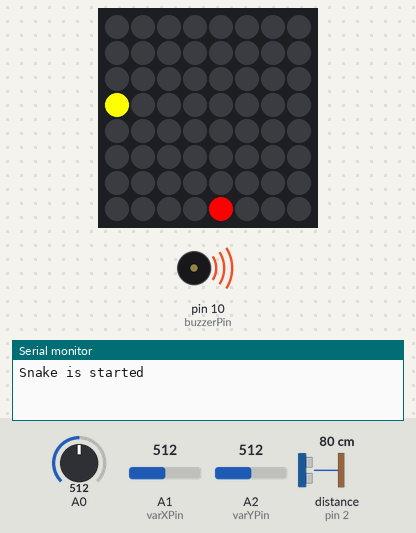
The sketch below on a simulated Arduino Uno, built with avr-gcc and run on an emulated ATmega328P. Parts: 8×8 RGB LED matrix (first LED top left, wired row by row), buzzer (waves = sounding), the last lines printed to the serial monitor. Wiring (inferred from the names in the program): range finder with pulse-width output: data pin 2. The test bench sets the inputs (shaded band); at power-on: A0 = 512, A1 (varXPin) = 512, A2 (varYPin) = 512, distance to the obstacle (sensor on pin 2) 80 cm. Random numbers use the default seed unless the sketch sets one.

Above: at 1.2 s.
1.3 s: A0 set to 716
At 4.0 s:
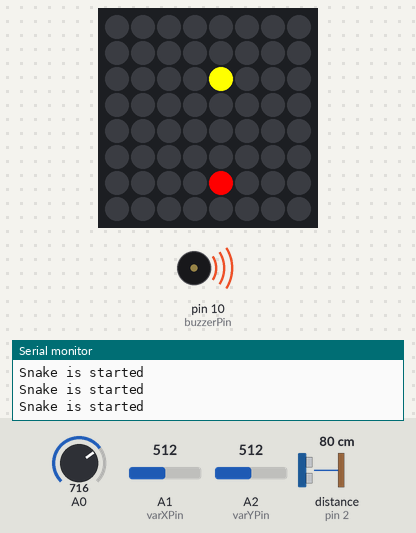
4.7 s: A1 (varXPin) set to 930
At 5.7 s:
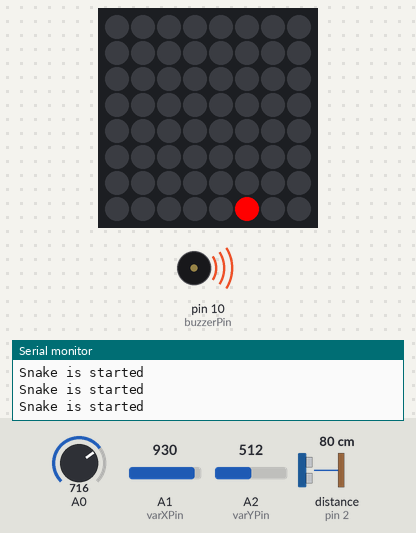
6.3 s: A2 (varYPin) set to 930
At 6.8 s:
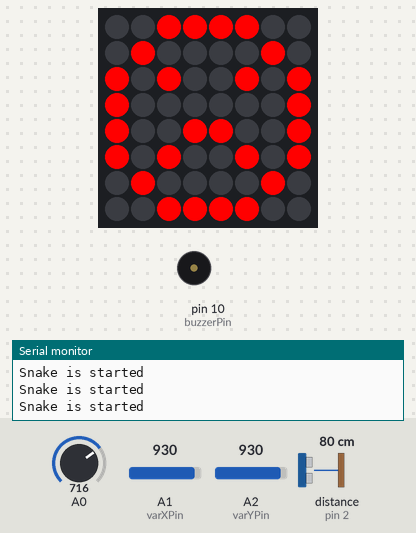
7.9 s: A2 (varYPin) set to 910
At 12.6 s:
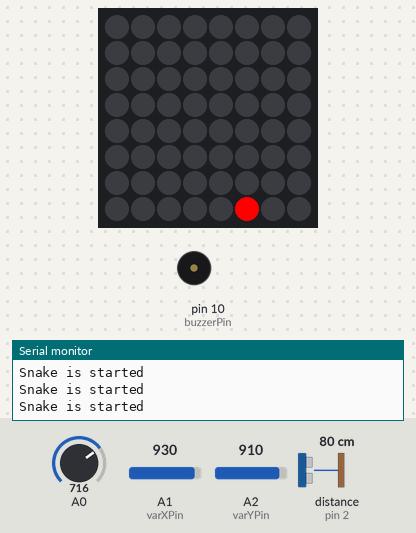
13.2 s: A0 set to 930
15.1 s: A1 (varXPin) set to 90
At 16.2 s:
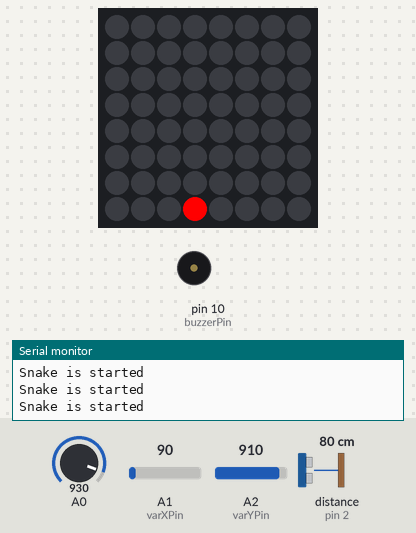
Timing chart, 0 to 17.8 s (numbered marks = the images above; inputs shaded):
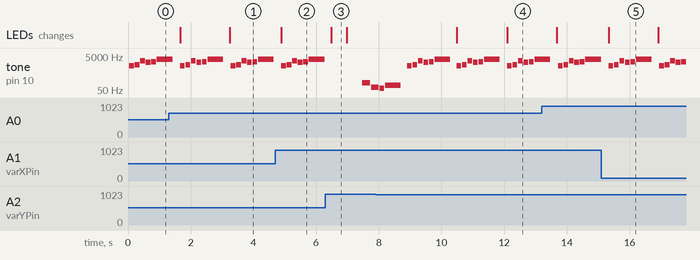

Measured:
- by itself, tone on pin 10 (buzzerPin): plays 65 Hz for 0.15 s, 98 Hz for 0.50 s, 1318 Hz for 0.15 s, 1567 Hz for 0.15 s, 2637 Hz for 0.15 s, 2093 Hz for 0.15 s … (20 notes in this stretch)
- what the display in image 3 shows lasts 0.5 s, from 6.5 s to 7.0 s

The sketch:

Snake03.ino
```cpp
/***************************************************
  Project name: ID620 Embedded Systems LED Project
  Name: Honghao Huang
  Student ID number: 1000090458
  Email: huanh8@student.op.ac.nz

  This is an Arduino sketch for a classic Snake game on an 8x8 LED matrix. The game is controlled with a joystick and features four LEDs and
  a buzzer for additional feedback. The player's goal is to guide the snake to eat a randomly placed fruit while avoiding collision with the
  walls and the snake's body. The game ends when the snake collides with a wall or its own body. The restart button is used to start a new game
  after the current one has ended.

  Reference 1 : This is a library for our I2C LED Backpacks
  Designed specifically to work with the Adafruit LED Matrix backpacks

  Reference 2:
  SparkFun Inventor’s Kit
  Circuit 2C-Simon Says
  The Simon Says game flashes a pattern using LED lights, then the player must repeat the pattern.
  This sketch was written by SparkFun Electronics, with lots of help from the Arduino community.
  This code is completely free for any use.
  View circuit diagram and instructions at: https://learn.sparkfun.com/tutorials/sparkfun-inventors-kit-experiment-guide---v41
  Download drawings and code at: https://github.com/sparkfun/SIK-Guide-Code

  Reference 3:
  Circuit 2A - Buzzer
  Play notes using a buzzer connected to pin 10
  This sketch was written by SparkFun Electronics, with lots of help from the Arduino community.
  This code is completely free for any use.
  View circuit diagram and instructions at: https://learn.sparkfun.com/tutorials/sparkfun-inventors-kit-experiment-guide---v41
  Download drawings and code at: https://github.com/sparkfun/SIK-Guide-Code

  Reference 4 :Jvisch. (2013, August 23). Snake 8x8 led matrix (ada fruit). Fritzing.
  Download at: https://fritzing.org/projects/snake-8x8-led-matrix-ada-fruit

 ****************************************************/
#include <Wire.h>
#include <Adafruit_GFX.h>
#include "Adafruit_LEDBackpack.h"

static const uint8_t PROGMEM
  smile_bmp[] =
  { B00111100,
    B01000010,
    B10100101,
    B10000001,
    B10100101,
    B10011001,
    B01000010,
    B00111100 },
  neutral_bmp[] =
  { B00111100,
    B01000010,
    B10100101,
    B10000001,
    B10111101,
    B10000001,
    B01000010,
    B00111100 },
  frown_bmp[] =
  { B00111100,
    B01000010,
    B10100101,
    B10000001,
    B10011001,
    B10100101,
    B01000010,
    B00111100 };

// joystick
const int varXPin = A1;//X Value  from Joystick
const int varYPin = A2;//Y Value from Joystick

// sound
const int buzzerPin = 10;

//restart button
const int restartButtonPin = 2;

//Leds and tones
int led[] = {3, 5, 7, 9};     //red is led[0], yellow is led[1], green is led[2], blue is led[3]
int tones[] = {262, 330, 392, 494};   //tones to play with each button (c, e, g, b)

// direction
const int TOP    = 0;
const int RIGHT  = 1;
const int BOTTOM = 2;
const int LEFT   = 3;
// Snake
const int MAX_SNAKE_LENGTH = 6;// for testing purposes

// Variables
// Adafruit_8x8matrix matrix = Adafruit_8x8matrix();  // Display
int direction = TOP;                               // direction of movement
int snakeX[MAX_SNAKE_LENGTH];                      // X-coordinates of snake
int snakeY[MAX_SNAKE_LENGTH];                      // Y-coordinates of snake
int snakeLength = 1;                               // nr of parts of snake
boolean buttonRead = false;                        // is button already read in this loop
unsigned long prevTime = 0;                        // for gamedelay (ms)
unsigned long delayTime = 500;                     // Game step in ms
int fruitX, fruitY;
unsigned long fruitPrevTime = 0;
unsigned long fruitBlinkTime = 1000/5;
int fruitLed = LED_YELLOW;
boolean isWon;
boolean isBorderHit;
volatile boolean isRestart;
Adafruit_BicolorMatrix matrix = Adafruit_BicolorMatrix();

void setup() {
  attachInterrupt(digitalPinToInterrupt(restartButtonPin), buttonPressed, CHANGE);
  Serial.begin(9600);
  Serial.println("Snake is started");
  randomSeed(analogRead(0));
  pinMode(restartButtonPin, INPUT_PULLUP);

  //set the buzzer pin as an output
  pinMode(buzzerPin, OUTPUT);

  //Set Joystick Pins as INPUTs
  pinMode(varXPin, INPUT);
  pinMode(varYPin, INPUT);
  isWon = false;
  isBorderHit = false;
  isRestart = false;
  snakeLength = 1;
  // Init led matrix
  matrix.begin(0x70);

  // init snake
  snakeX[0] = 4;
  snakeY[0] = 7;
  for(int i=1; i<MAX_SNAKE_LENGTH; i++){
    snakeX[i] = snakeY[i] = -1;
  }
  makeFruit();
}

void loop(){
  checkGameOver();
  checkResetButton();
  checkButtons();
  unsigned long currentTime = millis();
  if(currentTime - prevTime >= delayTime){
    nextStep();
    buttonRead = false;
    prevTime = currentTime;
    checkResetButton();
  }
  //  if(digitalRead(restartButtonPin) == LOW){
  //   restart();
  //   return;
  // }

}

void buttonPressed()
{
  if(digitalRead(restartButtonPin) == HIGH)
  {
    isRestart= true;
  }
}

void checkResetButton()
{
  if (isRestart)
  {
    restart();
    //isRestart = false;
  }
  else
  {
    isRestart = false;
  }
}

void checkGameOver(){
  if(isWon&&!isRestart){
    drawSmile();
    song();
    //isWon = false;
    return;
  }
  else if(isBorderHit){
    drawFrown();
    loseSequence();
    //isBorderHit = false;
    return;
  }
  else{
    draw();
  }
}

void restart(){
  winSequence();
  matrix.clear();
  delay(100);
  setup();
}

void checkButtons(){
  if(!buttonRead){
    int currentDirection = direction;
    int joyX = analogRead(varXPin);
    int joyY = analogRead(varYPin);
    if(joyY < 100){
      direction = TOP;
    }
    else if(joyY > 920){
      direction = BOTTOM;
    }
    else if(joyX > 920){
      direction = RIGHT;
    }
    else if(joyX < 100){
      direction = LEFT;
    }
    buttonRead = (currentDirection != direction);
  }
}

void draw(){
  matrix.clear();
  drawSnake();
  drawFruit();
  matrix.writeDisplay();
}

void drawSnake(){
  for(int i=0; i<snakeLength; i++){
    matrix.drawPixel(snakeX[i], snakeY[i], LED_ON);
  }
}

void drawFruit(){
  if(inPlayField(fruitX, fruitY)){
    unsigned long currenttime = millis();
    if(currenttime - fruitPrevTime >= fruitBlinkTime){
      fruitLed = (fruitLed == LED_YELLOW) ? LED_OFF : LED_YELLOW;
      fruitPrevTime = currenttime;
    }
    matrix.drawPixel(fruitX, fruitY, fruitLed);
  }
}

boolean inPlayField(int x, int y){
  return (x>=0) && (x<8) && (y>=0) && (y<8);
}

void nextStep(){
  for(int i=snakeLength-1; i>0; i--){
    snakeX[i] = snakeX[i-1];
    snakeY[i] = snakeY[i-1];
  }
  switch(direction){
    case TOP:
      snakeY[0] = snakeY[0]-1;
      break;
    case RIGHT:
      snakeX[0] = snakeX[0]+1;
      break;
    case BOTTOM:
      snakeY[0] = snakeY[0]+1;
      break;
    case LEFT:
      snakeX[0]=snakeX[0]-1;
      break;
  }

  if((snakeX[0] == fruitX) && (snakeY[0] == fruitY)){
    snakeLength++;
    if(snakeLength < MAX_SNAKE_LENGTH){
      makeFruit();
    }
    else {
      fruitX = fruitY = -1;
      isWon = true;
    }
  }

  // check if the snake collides with itself
  for(int i=1; i<snakeLength; i++){
    if(snakeX[0] == snakeX[i] && snakeY[0] == snakeY[i]){
      isBorderHit = true;
      return;
    }
  }

  // check if snake hits the border
  if(snakeX[0] < 0 || snakeX[0] >= matrix.width() || snakeY[0] < 0 || snakeY[0] >= matrix.height()){
    isBorderHit = true;
    return;
  }
}

void makeFruit(){
  int x, y;
  x = random(0, 8);
  y = random(0, 8);
  while(isPartOfSnake(x, y)){
    x = random(0, 8);
    y = random(0, 8);
  }
  fruitX = x;
  fruitY = y;
}

boolean isPartOfSnake(int x, int y){
  for(int i=0; i<snakeLength-1; i++){
    if((x == snakeX[i]) && (y == snakeY[i])){
      return true;
    }
  }
  return false;
}

//draw faces
void drawSmile(){
  matrix.clear();
  matrix.drawBitmap(0, 0, neutral_bmp, 8, 8, LED_GREEN);
  matrix.writeDisplay();
  delay(500);
  matrix.clear();
  matrix.drawBitmap(0, 0, smile_bmp, 8, 8, LED_GREEN);
  matrix.writeDisplay();
  delay(500);
}

void drawFrown(){
  matrix.clear();
  matrix.drawBitmap(0, 0, frown_bmp, 8, 8, LED_RED);
  matrix.writeDisplay();
  delay(500);
  matrix.clear();
  matrix.drawBitmap(0, 0, neutral_bmp, 8, 8, LED_RED);
  matrix.writeDisplay();
  delay(500);
}

//FLASH LED
void flashLED (int ledNumber) {
  digitalWrite(led[ledNumber], HIGH);
  tone(buzzerPin, tones[ledNumber]);
}

//TURN ALL LEDS OFF
void allLEDoff () {
  //turn all the LEDs off
  digitalWrite(led[0], LOW);
  digitalWrite(led[1], LOW);
  digitalWrite(led[2], LOW);
  digitalWrite(led[3], LOW);
  //turn the buzzer off
  noTone(buzzerPin);
}

//WIN SEQUENCE
void winSequence() {

  //turn all the LEDs on
  for (int j = 0; j <= 3; j++) {
    digitalWrite(led[j], HIGH);
  }

  //play the 1Up noise
  tone(buzzerPin, 1318, 150);   //E6
  delay(175);
  tone(buzzerPin, 1567, 150);   //G6
  delay(175);
  tone(buzzerPin, 2637, 150);   //E7
  delay(175);
  tone(buzzerPin, 2093, 150);   //C7
  delay(175);
  tone(buzzerPin, 2349, 150);   //D7
  delay(175);
  tone(buzzerPin, 3135, 500);   //G7
  delay(500);

  //wait until a button is pressed
  // do {
  //   pressedButton = buttonCheck();
  // } while (pressedButton > 3);
  delay(100);
  allLEDoff();

  // gameStarted = false;   //reset the game so that the start sequence will play again.
}

//LOSE SEQUENCE
void loseSequence() {

  //turn all the LEDs on
  for (int j = 0; j <= 3; j++) {
    digitalWrite(led[j], HIGH);
  }

  //play the 1Up noise
  tone(buzzerPin, 130, 250);   //E6
  delay(275);
  tone(buzzerPin, 73, 250);   //G6
  delay(275);
  tone(buzzerPin, 65, 150);   //E7
  delay(175);
  tone(buzzerPin, 98, 500);   //C7
  delay(500);

  //wait until a button is pressed
  // do {
  //   pressedButton = buttonCheck();
  // } while (pressedButton > 3);
  allLEDoff();
  delay(200);
}

void song()
{
  play('g', 2);       //ha
  play('g', 1);       //ppy
  play('a', 4);       //birth
  play('g', 4);       //day
  play('C', 4);       //to
  play('b', 4);       //you

  play(' ', 2);       //pause for 2 beats

  play('g', 2);       //ha
  play('g', 1);       //ppy
  play('a', 4);       //birth
  play('g', 4);       //day
  play('D', 4);       //to
  play('C', 4);       //you

  play(' ', 2);       //pause for 2 beats

  play('g', 2);       //ha
  play('g', 1);       //ppy
  play('G', 4);       //birth
  play('E', 4);       //day
  play('C', 4);       //dear
  play('b', 4);       //your
  play('a', 6);       //name

  play(' ', 2);       //pause for 2 beats

  play('F', 2);       //ha
  play('F', 1);       //ppy
  play('E', 4);       //birth
  play('C', 4);       //day
  play('D', 4);       //to
  play('C', 6);       //you
  restart();
  //checkResetButton();
   //while (true) {checkResetButton();}     //get stuck in this loop forever so that the song only plays once}
}

void play( char note, int beats)
{
  //turn all the LEDs on
  for (int j = 0; j <= 3; j++) {
    digitalWrite(led[j], HIGH);
  }

  int numNotes = 14;  // number of notes in our note and frequency array (there are 15 values, but arrays start at 0)

  //Note: these notes are C major (there are no sharps or flats)

  //this array is used to look up the notes
  char notes[] = { 'c', 'd', 'e', 'f', 'g', 'a', 'b', 'C', 'D', 'E', 'F', 'G', 'A', 'B', ' '};
  //this array matches frequencies with each letter (e.g. the 4th note is 'f', the 4th frequency is 175)
  int frequencies[] = {131, 147, 165, 175, 196, 220, 247, 262, 294, 330, 349, 392, 440, 494, 0};

  int currentFrequency = 0;    //the frequency that we find when we look up a frequency in the arrays
  int beatLength = 150;   //the length of one beat (changing this will speed up or slow down the tempo of the song)

  //look up the frequency that corresponds to the note
  for (int i = 0; i < numNotes; i++)  // check each value in notes from 0 to 14
  {
    if (notes[i] == note)             // does the letter passed to the play function match the letter in the array?
    {
      currentFrequency = frequencies[i];   // Yes! Set the current frequency to match that note
    }
  }

  //play the frequency that matched our letter for the number of beats passed to the play function
  tone(buzzerPin, currentFrequency, beats * beatLength);
  delay(beats * beatLength);  //wait for the length of the tone so that it has time to play
  delay(50);                  //a little delay between the notes makes the song sound more natural
  allLEDoff();
  delay(100);
}
```
